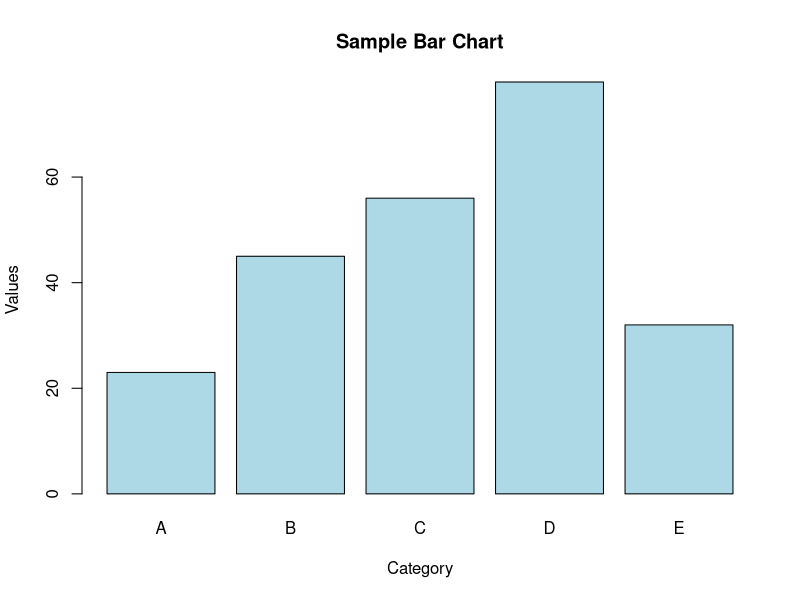

Generate this figure with R:
# R script to create a bar chart
data <- data.frame(
  category = c("A", "B", "C", "D", "E"),
  values = c(23, 45, 56, 78, 32)
)

# Create bar chart
barplot(data$values, 
        names.arg = data$category,
        main = "Sample Bar Chart",
        xlab = "Category",
        ylab = "Values",
        col = "lightblue",
        border = "black")
